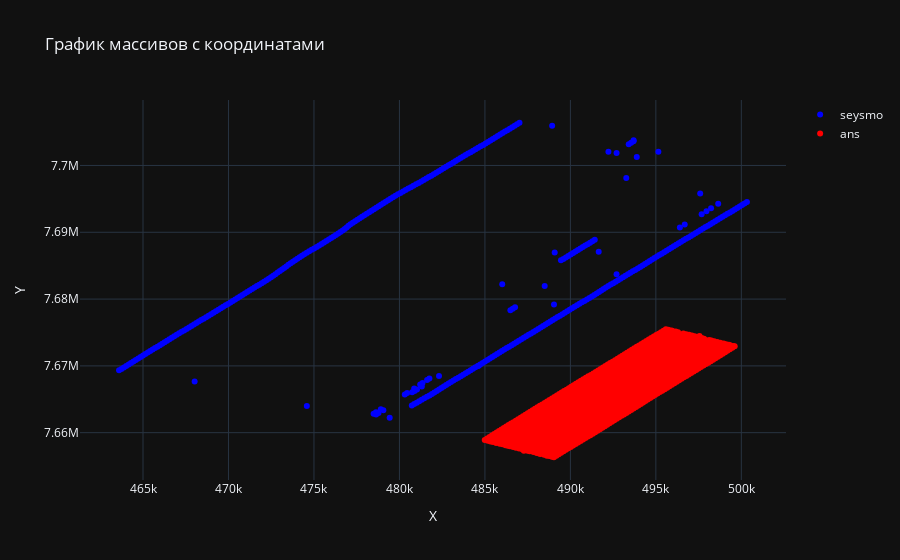

The notebook cell saved with this chart:
### Code cell
import plotly.graph_objs as go
import plotly.io as pio
x1, y1, f1 = zip(*list(big_dict.keys()))

# Разделяем координаты X и Y для второго массива
x2, y2 = zip(*list(otv_dict.keys()))


# Создаем трассировки для каждого массива
trace1 = go.Scatter(
    x=x1,
    y=y1,
    mode='markers',
    marker=dict(color='blue'),
    name='seysmo'
)

trace2 = go.Scatter(
    x=x2,
    y=y2,
    mode='markers',
    marker=dict(color='red'),
    name='ans'
)

# Определяем макет графика
layout = go.Layout(
    title='График массивов с координатами',
    xaxis=dict(title='X'),
    yaxis=dict(title='Y')
)

# Создаем фигуру с данными и макетом
fig = go.Figure(data=[trace1, trace2], layout=layout)

# Отображаем график
pio.show(fig)

### Figure 1 — Plotly figure (JSON) as saved in the notebook; plotly's stock layout.template omitted (floating-point values rounded to 4 significant figures; data arrays with more than 128 entries replaced by an {"elided": "..."} marker saying what was removed)
{"data": [{"marker": {"color": "blue"}, "mode": "markers", "name": "seysmo", "x": {"elided": "370 int values"}, "y": {"elided": "370 int values"}, "type": "scatter"}, {"marker": {"color": "red"}, "mode": "markers", "name": "ans", "x": {"elided": "1981 int values"}, "y": {"elided": "1981 int values"}, "type": "scatter"}], "layout": {"title": {"text": "График массивов с координатами"}, "xaxis": {"title": {"text": "X"}}, "yaxis": {"title": {"text": "Y"}}}}
